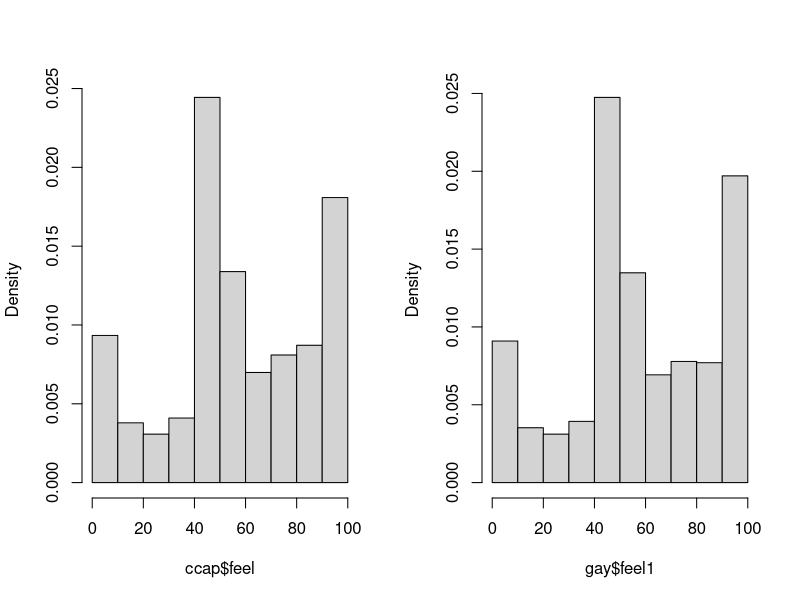
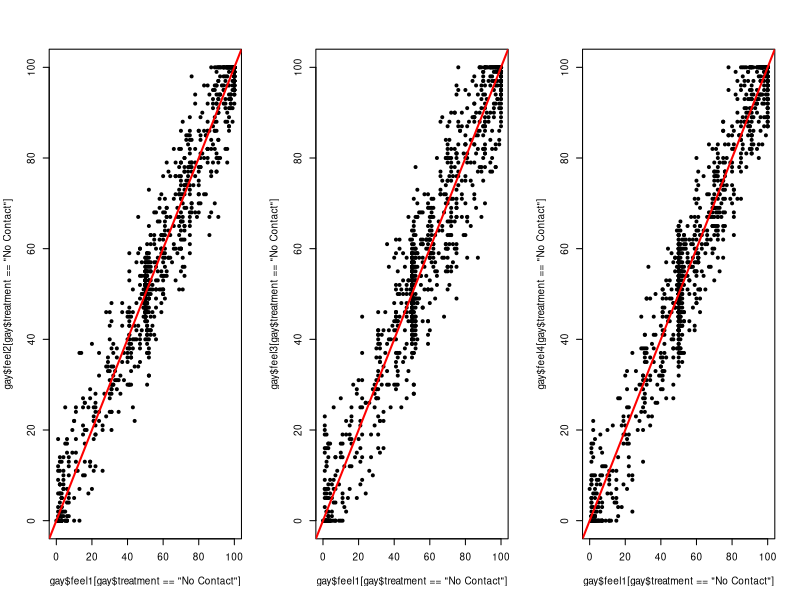

These figures' R source, in order:
## ---- chunk 1
## load and look at the data
gay <- read.csv("gay.csv") # reads and stores data
head(gay, n=4) # shows first observations
## ---- chunk 2
## load and look at the data
ccap <- read.csv("CCAP.csv") # reads and stores data
head(ccap, n=4) # shows first observations
## ---- chunk 3
## provide dimensions of dataframes: rows, columns
dim(gay) # experiment
dim(ccap) # ccap
## ---- chunk 4
   
    par(mfrow=c(1,2))
    hist(ccap$feel, freq=FALSE, breaks=10, main="")
    hist(gay$feel1, freq=FALSE, breaks=10, main="")
## ---- chunk 5
    ## compute means of feelings
    mean(ccap$feel) # in ccap dataset
    mean(gay$feel1) # in experiment dataset
## ---- chunk 6
    ## compute medians of feelings
    median(ccap$feel) # in ccap dataset
    median(gay$feel1) # in experiment dataset
## ---- chunk 7
    ## compute standard deviations of feelings
    sd(ccap$feel) # in ccap dataset
    sd(gay$feel1) # in experiment dataset
## ---- chunk 8
    par(mfrow=c(1,3), cex = 0.6)
    plot(gay$feel1[gay$treatment=="No Contact"], gay$feel2[gay$treatment=="No Contact"], pch=20)
    abline(0,1, col="red", lwd=2)
    plot(gay$feel1[gay$treatment=="No Contact"], gay$feel3[gay$treatment=="No Contact"], pch=20)    
    abline(0,1, col="red", lwd=2)
    plot(gay$feel1[gay$treatment=="No Contact"], gay$feel4[gay$treatment=="No Contact"], pch=20)  
    abline(0,1, col="red", lwd=2)
## ---- chunk 9
    ## compute correlations
    cor(gay$feel1[gay$treatment=="No Contact"], gay$feel2[gay$treatment=="No Contact"], 
        use="complete.obs") # between feel1 and feel2
## ---- chunk 10
    cor(gay$feel1[gay$treatment=="No Contact"], gay$feel3[gay$treatment=="No Contact"], 
        use="complete.obs") # between feel1 and feel3
## ---- chunk 11
    cor(gay$feel1[gay$treatment=="No Contact"], gay$feel4[gay$treatment=="No Contact"], 
        use="complete.obs") # between feel1 and feel4
